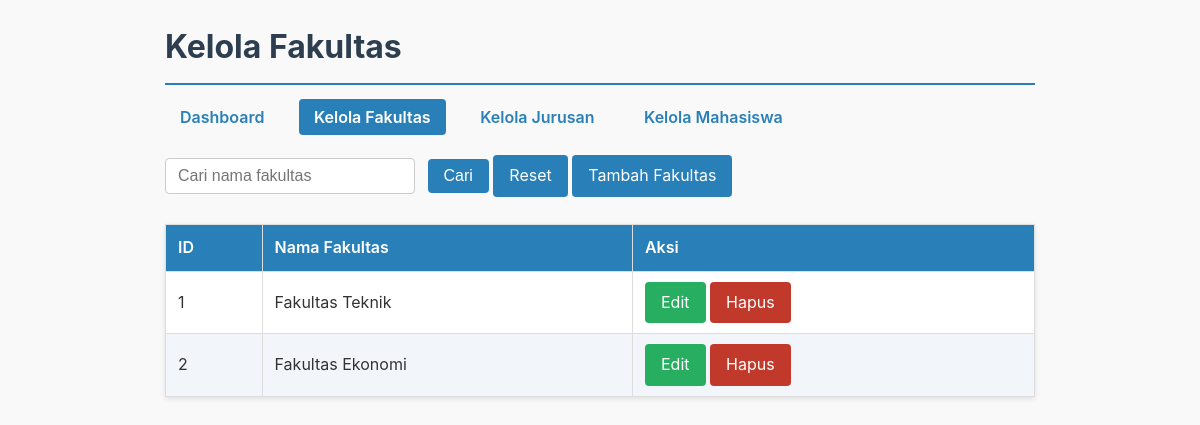
The app's page /index.php?menu=fakultas with its own data.
### tables this page shows
CREATE TABLE `fakultas` (
  `id` int(11) NOT NULL,
  `nama` varchar(100) NOT NULL
);

### config/Database.php (called while the page is built, shortened)
<?php
class Database {
    private static $conn = null;
    public static function getConnection() {
        if (self::$conn === null) {
            try {
                $db = new Database();
                self::$conn = new PDO(
                    "mysql:host={$db->host};dbname={$db->db_name}",
                    $db->username,
                    $db->password,
                    [PDO::ATTR_ERRMODE => PDO::ERRMODE_EXCEPTION]
                );
            } catch (PDOException $e) {
                die('Connection failed: ' . $e->getMessage());
            }
        }
        return self::$conn;
    }
}
?>

### controllers/FakultasController.php (called while the page is built, shortened)
<?php
class FakultasController {
    private $model;
    public function __construct() {
        $this->model = new Fakultas();
    }
    public function index($keyword = '') {
        return $this->model->getAll();
    }
}
?>

### models/BaseModel.php (called while the page is built, shortened)
<?php
abstract class BaseModel {
    protected $conn;
    protected $table;
    public function __construct() {
        $this->conn = Database::getConnection();
    }
    public function getAll() {
        $stmt = $this->conn->prepare("SELECT * FROM {$this->table}");
        $stmt->execute();
        return $stmt->fetchAll(PDO::FETCH_ASSOC);
    }
}
?>

### views/fakultas_index.php (the view, shortened to what this page needs)
<form method="get" action="index.php" class="search-form">
    <input type="text" name="keyword" placeholder="Cari nama fakultas" value="<?= e($keyword) ?>" />
    <input type="submit" value="Cari" />
    <a href="index.php?menu=fakultas" class="btn">Reset</a>
    <a href="index.php?menu=fakultas&action=create" class="btn">Tambah Fakultas</a>
</form>
<table>
    <thead>
        <tr><th>ID</th><th>Nama Fakultas</th><th>Aksi</th></tr>
    </thead>
    <tbody>
        <?php foreach ($items as $item): ?>
        <tr>
            <td><?= e($item['id']) ?></td>
            <td><?= e($item['nama']) ?></td>
            <td>
                <a href="index.php?menu=fakultas&action=edit&id=<?= e($item['id']) ?>" class="btn btn-edit">Edit</a>
                <a href="index.php?menu=fakultas&action=delete&id=<?= e($item['id']) ?>" class="btn btn-danger" onclick="return confirm('Yakin ingin hapus?')">Hapus</a>
            </td>
        </tr>
        <?php endforeach ?>
    </tbody>
</table>

### index.php (style rules this page uses)
* { box-sizing: border-box; }
body { font-family: -apple-system, BlinkMacSystemFont, "Segoe UI", Roboto, Oxygen, Ubuntu, Cantarell, "Open Sans", "Helvetica Neue", sans-serif; margin: 20px auto; max-width: 900px; padding: 0 15px; background: #f9f9f9; color: #333; line-height: 1.6; }
form.search-form { margin-bottom: 15px; }
form.search-form input[type="text"], form.search-form select { padding: 8px 12px; font-size: 1rem; border: 1px solid #ccc; border-radius: 4px; width: 250px; max-width: 100%; margin-right: 8px; transition: border-color 0.3s ease; }
form.search-form input[type="submit"], button, .btn { background-color: #2980b9; color: white; border: none; padding: 8px 16px; font-size: 1rem; border-radius: 4px; cursor: pointer; transition: background-color 0.3s ease; text-decoration: none; display: inline-block; }
table { border-collapse: collapse; width: 100%; background-color: #fff; box-shadow: 0 2px 5px rgba(0,0,0,0.1); }
th, td { border: 1px solid #ddd; text-align: left; padding: 10px 12px; }
th { background-color: #2980b9; color: white; font-weight: 600; }
tr:nth-child(even) { background-color: #f2f6fa; }
input[type="text"], select, textarea { width: 100%; max-width: 100%; padding: 10px 12px; margin-bottom: 15px; border: 1px solid #ccc; border-radius: 4px; font-size: 1rem; transition: border-color 0.3s ease; }
.btn-danger { background-color: #c0392b; }
.btn-edit { background-color: #27ae60; }
a.btn { text-align: center; }

### records on screen
fakultas: id "1", nama "Fakultas Teknik"
fakultas: id "2", nama "Fakultas Ekonomi"

### other values on screen
$pageTitle "Kelola Fakultas"
